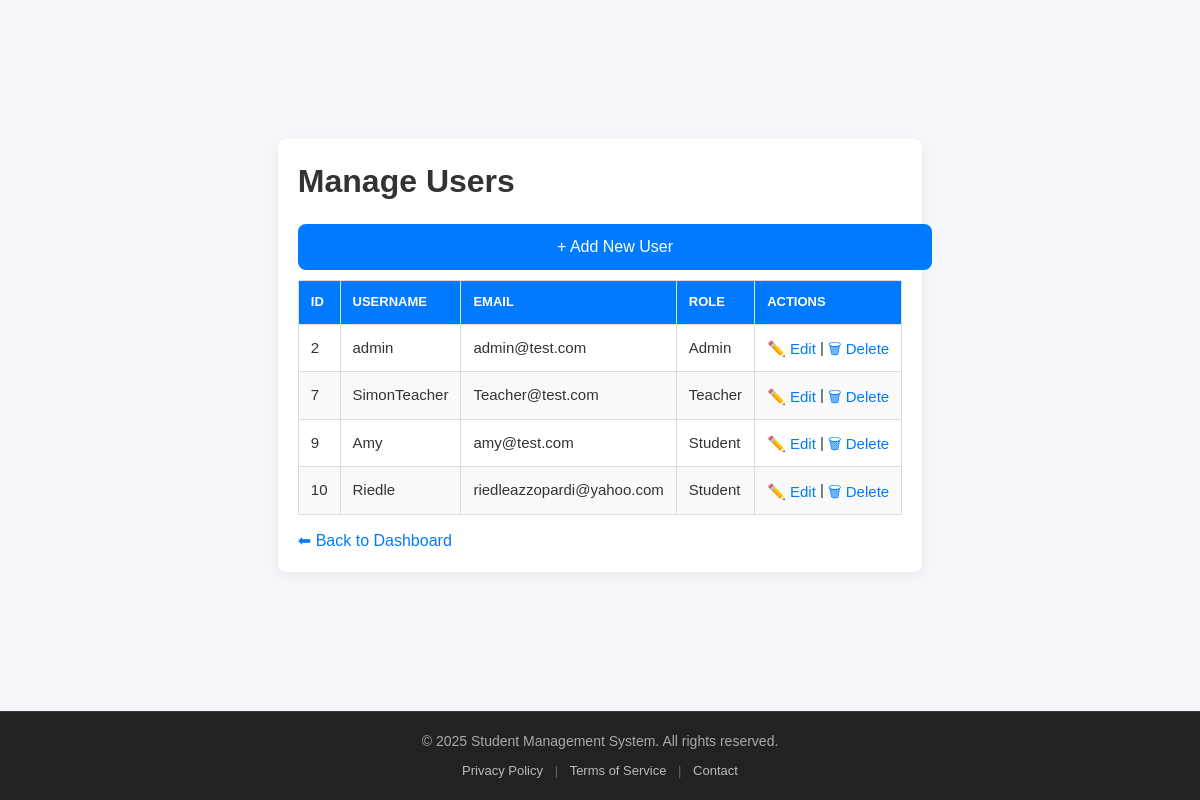
/public/admin/users.php (signed in), run on the app's committed database.
### tables this page shows
CREATE TABLE `users` (
  `id` int(11) NOT NULL,
  `username` varchar(100) NOT NULL,
  `email` varchar(150) NOT NULL,
  `password` varchar(255) NOT NULL,
  `role_id` int(11) NOT NULL,
  `created_at` timestamp NOT NULL DEFAULT current_timestamp() ON UPDATE current_timestamp(),
  `first_name` varchar(100) NOT NULL,
  `last_name` varchar(100) NOT NULL,
  `dob` date NOT NULL
);

CREATE TABLE `roles` (
  `id` int(11) NOT NULL,
  `role_name` varchar(50) NOT NULL
);

### public/admin/users.php (the view, shortened to what this page needs)
<?php
require_once __DIR__ . "/../../config/db.php";
$stmt = $pdo->query("SELECT u.id, u.username, u.email, r.role_name
                     FROM users u
                     JOIN roles r ON u.role_id = r.id
                     ORDER BY u.id ASC");
$users = $stmt->fetchAll(PDO::FETCH_ASSOC);
?>
<!DOCTYPE html>
<html>
<head>
    <link rel="stylesheet" href="../assets/style.css?v=<?= time(); ?>">
</head>
<body class="dashboard-page">
<div class="dashboard-wrapper">
    <div class="table-page-wrapper">
        <h1>Manage Users</h1>
        <a href="add_user.php" class="dashboard-btn">+ Add New User</a>
        <table>
            <thead>
            <tr>
                <th>ID</th>
                <th>Username</th>
                <th>Email</th>
                <th>Role</th>
                <th>Actions</th>
            </tr>
            </thead>
            <tbody>
            <?php foreach ($users as $user): ?>
                <tr>
                    <td><?= htmlspecialchars($user['id']); ?></td>
                    <td><?= htmlspecialchars($user['username']); ?></td>
                    <td><?= htmlspecialchars($user['email']); ?></td>
                    <td><?= htmlspecialchars($user['role_name']); ?></td>
                    <td>
                        <a href="edit_user.php?id=<?= $user['id']; ?>">✏️ Edit</a> |
                        <a href="delete_user.php?id=<?= $user['id']; ?>" onclick="return confirm('Delete this user?')">🗑 Delete</a>
                    </td>
                </tr>
            <?php endforeach; ?>
            </tbody>
        </table>
        <a class="back-link" href="../dashboard.php">⬅ Back to Dashboard</a>
    </div>
</div>
<?php include __DIR__ . '/../templates/footer.php'; ?>
</body>
</html>

### public/templates/footer.php (shortened to what this page needs)
<footer class="site-footer">
    <div class="footer-content">
        <p>&copy; <?php echo date('Y'); ?> Student Management System. All rights reserved.</p>
        <div class="footer-links">
            <a href="#">Privacy Policy</a>
            <span>|</span>
            <a href="#">Terms of Service</a>
            <span>|</span>
            <a href="#">Contact</a>
        </div>
    </div>
</footer>

### public/assets/style.css (style rules this page uses)
html, body { height: 100%; margin: 0; padding: 0; display: flex; flex-direction: column; }
body > *:not(.site-footer) { flex: 1; }
body { font-family: Arial, sans-serif; background: #f4f4f9; color: #333; line-height: 1.4; padding: 20px; }
table { width: 100%; border-collapse: collapse; margin-bottom: 20px; }
table th, table td { padding: 16px 14px; font-size: 15px; border: 1px solid #ccc; text-align: left; vertical-align: top; word-break: break-word; overflow-wrap: anywhere; white-space: normal; overflow: hidden; text-overflow: ellipsis; }
table th { background: #007bff; color: #fff; text-transform: uppercase; font-size: 13px; }
table tr:nth-child(even) { background: #f9f9f9; }
a { color: #007bff; text-decoration: none; transition: color 0.2s ease-in-out; }
body.dashboard-page { background: #f4f6f9; padding: 0; display: flex; flex-direction: column; min-height: 100vh; }
.dashboard-wrapper { flex: 1; display: flex; justify-content: center; align-items: center; padding: 40px 20px; }
.dashboard-btn { display: block; width: 100%; background: #007bff; color: #fff; text-decoration: none; padding: 12px 15px; border-radius: 8px; font-size: 16px; margin: 10px 0; font-weight: 500; transition: background 0.2s ease-in-out; text-align: center; }
.site-footer { background: #222; color: #ccc; text-align: center; padding: 20px 0; margin-top: auto; font-size: 14px; border-top: 1px solid rgba(255, 255, 255, 0.1); width: 100%; }
.site-footer .footer-content { max-width: 1200px; margin: 0 auto; padding: 0 15px; }
.site-footer p { margin: 0; color: #aaa; }
.footer-links { margin-top: 10px; font-size: 13px; }
.footer-links a { color: #bbb; margin: 0 8px; text-decoration: none; transition: color 0.2s ease-in-out; }
.footer-links span { color: #666; }
.back-link { display: inline-block; margin-top: 20px; color: #007bff; text-decoration: none; }
.table-page-wrapper { max-width: 1100px; margin: 40px auto; padding: 20px; background: #fff; border-radius: 8px; box-shadow: 0 4px 12px rgba(0,0,0,0.05); }
.table-page-wrapper h1 { margin-top: 0; margin-bottom: 20px; }
.table-page-wrapper table { width: 100%; border-collapse: collapse; margin: 0 auto; }
.table-page-wrapper th, .table-page-wrapper td { padding: 12px; border: 1px solid #ddd; text-align: left; }
.table-page-wrapper th { background: #007bff; color: #fff; }
.table-page-wrapper tr:nth-child(even) { background: #f9f9f9; }
.table-page-wrapper .back-link { display: inline-block; margin-top: 15px; }
table td a { display: inline-block; max-width: 200px; white-space: nowrap; overflow: hidden; text-overflow: ellipsis; vertical-align: middle; }

### data on the page
users: id "2", username "admin", email "admin@test.com", role.role_name "Admin"
users: id "7", username "SimonTeacher", email "Teacher@test.com", role.role_name "Teacher"
users: id "9", username "Amy", email "amy@test.com", role.role_name "Student"
users: id "10", username "Riedle", email "riedleazzopardi@yahoo.com", role.role_name "Student"
